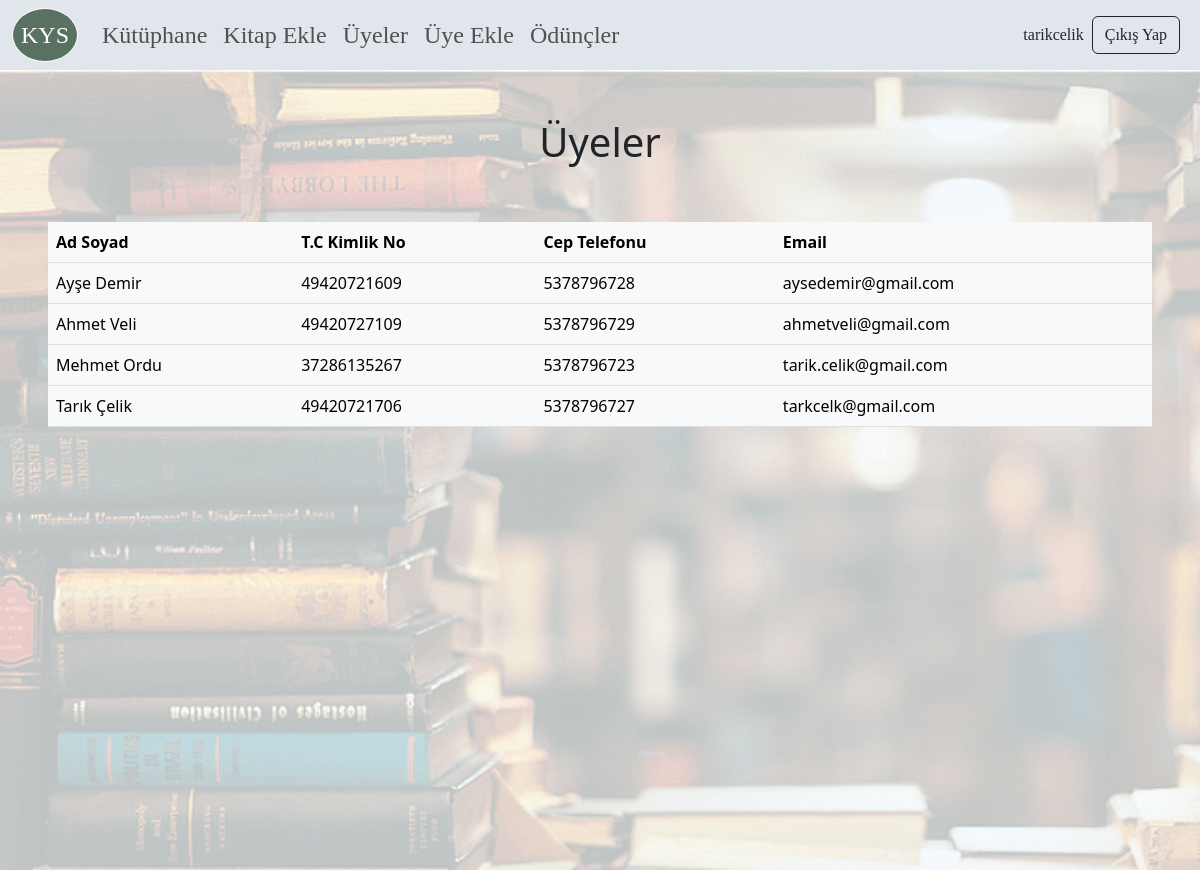
Page /members (signed in) on the committed database.
### app/models.py (models this page shows)
class Member(models.Model):
    id = models.AutoField(primary_key=True)
    name_surname = models.CharField(max_length=100, verbose_name='Adı Soyadı')
    identity_number = models.BigIntegerField(verbose_name='T.C Kimlik No')
    phone_number = models.BigIntegerField(verbose_name='Cep Telefonu')
    email = models.CharField(max_length=50)

### app/views.py (the view)
# urls.py: path('members', views.members, name='members'),
def members(request):
    if (is_not_logged_in(request)):
        return redirect('login')
    members = Member.objects.order_by('-id')
    return (render(request, 'members.html', {'members': members}))

### app/views.py (called while the page is built)
def is_not_logged_in(request):
    member_id = request.session.get('member_id', '')
    return member_id == 'None'

### app/templates/members.html (shortened to what this page needs)
{% extends 'base.html' %}
{% block content %}
<body>
    <div class="book-imaged-background-container" style="display: block;" >
        <h1 class="mt-5" style="text-align: center;">Üyeler</h1>
        <div class="p-5">
            <table class="table table-light" aria-describedby="members_table" id="table_id" >
                <thead class="thead-light">
                    <tr>
                        <th scope="col">Ad Soyad</th>
                        <th scope="col">T.C Kimlik No</th>
                        <th scope="col">Cep Telefonu</th>
                        <th scope="col">Email</th>
                    </tr>
                </thead>
                <tbody>
                    {%for member in members%}
                    <tr>
                        <td>{{ member.name_surname }}</td>
                        <td>{{ member.identity_number }}</td>
                        <td>{{ member.phone_number }}</td>
                        <td>{{ member.email }}</td>
                    </tr>
                    {% endfor %}
                </tbody>
            </table>
        </div>
    </div>
</body>
{% endblock %}

### app/static/css/main.css (style rules this page uses)
:root { --fontFamily: 'Times New Roman', Times, serif; --themeColor: #2e587826 !important; }
.book-imaged-background-container { background-image: url('../images/book-background.png'); height: 100vh; display: flex; justify-content: center; background-color: rgba(255, 255, 255, 0.75); background-blend-mode: overlay; -webkit-background-size: cover; -moz-background-size: cover; -o-background-size: cover; background-size: cover; overflow: auto; }

### rows in the picture
Member: name_surname "Ayşe Demir", identity_number "49420721609", phone_number "5378796728", email "aysedemir@gmail.com"
Member: name_surname "Ahmet Veli", identity_number "49420727109", phone_number "5378796729", email "ahmetveli@gmail.com"
Member: name_surname "Mehmet Ordu", identity_number "37286135267", phone_number "5378796723", email "tarik.celik@gmail.com"
Member: name_surname "Tarık Çelik", identity_number "49420721706", phone_number "5378796727", email "tarkcelk@gmail.com"

### other values in the picture
{{ request.session.member_name_surname }} "tarikcelik"
